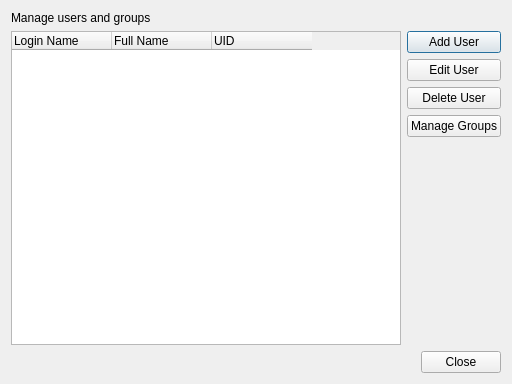
<?xml version="1.0" encoding="UTF-8"?>
<ui version="4.0">
 <class>MainDialog</class>
 <widget class="QDialog" name="MainDialog">
  <property name="geometry">
   <rect>
    <x>0</x>
    <y>0</y>
    <width>512</width>
    <height>384</height>
   </rect>
  </property>
  <property name="windowTitle">
   <string>User and Group Settings</string>
  </property>
  <layout class="QVBoxLayout" name="verticalLayout">
   <item>
    <widget class="QLabel" name="label_3">
     <property name="text">
      <string>Manage users and groups</string>
     </property>
    </widget>
   </item>
   <item>
    <layout class="QHBoxLayout" name="horizontalLayout">
     <item>
      <widget class="QTreeWidget" name="userList">
       <property name="rootIsDecorated">
        <bool>false</bool>
       </property>
       <property name="itemsExpandable">
        <bool>false</bool>
       </property>
       <attribute name="headerStretchLastSection">
        <bool>false</bool>
       </attribute>
       <column>
        <property name="text">
         <string>Login Name</string>
        </property>
       </column>
       <column>
        <property name="text">
         <string>Full Name</string>
        </property>
       </column>
       <column>
        <property name="text">
         <string>UID</string>
        </property>
       </column>
      </widget>
     </item>
     <item>
      <layout class="QVBoxLayout" name="verticalLayout_2">
       <item>
        <widget class="QPushButton" name="addUser">
         <property name="text">
          <string>Add User</string>
         </property>
        </widget>
       </item>
       <item>
        <widget class="QPushButton" name="editUser">
         <property name="text">
          <string>Edit User</string>
         </property>
        </widget>
       </item>
       <item>
        <widget class="QPushButton" name="deleteUser">
         <property name="text">
          <string>Delete User</string>
         </property>
        </widget>
       </item>
       <item>
        <widget class="QPushButton" name="manageGroups">
         <property name="text">
          <string>Manage Groups</string>
         </property>
        </widget>
       </item>
       <item>
        <spacer name="verticalSpacer">
         <property name="orientation">
          <enum>Qt::Vertical</enum>
         </property>
         <property name="sizeHint" stdset="0">
          <size>
           <width>20</width>
           <height>40</height>
          </size>
         </property>
        </spacer>
       </item>
      </layout>
     </item>
    </layout>
   </item>
   <item>
    <widget class="QDialogButtonBox" name="buttonBox">
     <property name="standardButtons">
      <set>QDialogButtonBox::Close</set>
     </property>
    </widget>
   </item>
  </layout>
 </widget>
 <resources/>
 <connections>
  <connection>
   <sender>buttonBox</sender>
   <signal>accepted()</signal>
   <receiver>MainDialog</receiver>
   <slot>accept()</slot>
   <hints>
    <hint type="sourcelabel">
     <x>174</x>
     <y>285</y>
    </hint>
    <hint type="destinationlabel">
     <x>1</x>
     <y>228</y>
    </hint>
   </hints>
  </connection>
  <connection>
   <sender>buttonBox</sender>
   <signal>rejected()</signal>
   <receiver>MainDialog</receiver>
   <slot>reject()</slot>
   <hints>
    <hint type="sourcelabel">
     <x>278</x>
     <y>285</y>
    </hint>
    <hint type="destinationlabel">
     <x>311</x>
     <y>272</y>
    </hint>
   </hints>
  </connection>
 </connections>
</ui>
